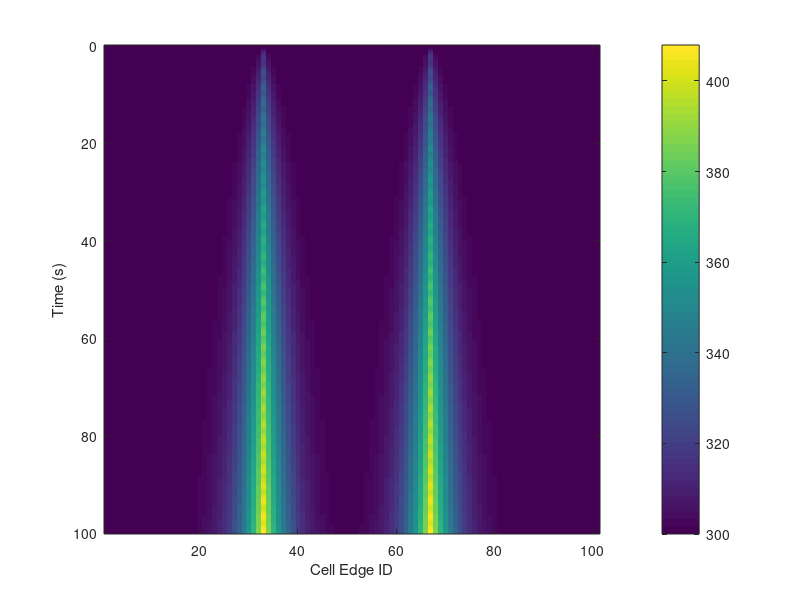

Write MATLAB code to recreate this figure. (Note: this script raises an error after producing the figure.)
%% ============== EnKF - Heat Conduction in a 1D Bar ==================  %%
% Created by Joseph N. Squeo [7/23/2019]
%
% Example taken from:
%[1]        S. Gillijns, O. B. Mendoza, J. Chandrasekar, B. L. R. de Moor,
% D. S. Bernstein, and A. Ridley, What is the ensemble Kalman filter and
% how well does it work?, 2006.
%
% ************************  READ ME  ****************************
% This code utilizes a finite difference method to obtain the temperatures
% at each cell edge of the 1D domain, which can be assimilated into the
% EnKF code as measurements
%% INITIALIZATION 
clear
close all
clc

%---------Material Properties (aluminum)---------%
kTherm = 80; %237;            %[W / m*K] thermal conductivity
Cp = 460; %921;               %[J / kg*K] specific heat @ constant pressure
rho = 7870; %2712;              %[kg / m^3] density
rhoCp = rho * Cp;
alpha = kTherm/rhoCp;    % thermal diffusivity [m^2 / s]

%---------Space---------%
N = 100;            % # cells (since points on cell walls, N+1 points)
cellEdges = 1:N+1;
L = 1;              % length of bar
dx = L/N;           % cell spacing
dx2 = dx*dx;

%---------Time---------%
tEnd = 100;
stabilityCriteria = 0.5*dx2/alpha;   %CFD stability criteria for purely transient diffusion problems
%dt = stabilityCriteria / 5;     
dt = 0.25;
t = 0:dt:tEnd;
tSteps = length(t);
%% =================  FINITE DIFFERENCE METHOD  ======================= %%
%---------Boundary & Initial Conditions, Matrix Initialization---------%
T = zeros(length(t),N+1);   % each row is new time step, each column is new cell edge
Ti = 300;
T(:,1) = Ti;        % boundary condition
T(:,end) = Ti;      % boundary condition
T(1,:) = Ti;        % Initial condition

B = zeros(N+1,1);    % souce input mapping to cells 0.33L and 0.67L
% B( 30:40,1 ) = dt/rhoCp ;
% B( 60:70,1 ) = dt/rhoCp ;
B( round(N*0.33),1 ) = dt/rhoCp ;
B( round(N*0.67),1 ) = dt/rhoCp ;
uk = zeros(1,length(t));   % tEnd+1 because t=0 stored in column 1, t=tEnd stored in column 1+tEnd

%---------Solve for T Using Runge-Kutta Time Integration---------%
q = 5e7;      % W/m^3
uk = q * abs(sin(t));
uk(end+1) = q * abs(sin(tEnd));

for k = 1:length(t)       % TIME LOOP  
    
    for i = 2:N     % SPACE LOOP (points are at cell walls, not center)
        
        qSource = B(i) * uk(k+1);
        
        T(k+1,i) = (dt/rhoCp) * ( (kTherm/dx2) * (T(k,i-1) - 2*T(k,i) ...
            + T(k,i+1)) ) + T(k,i) + qSource;
         
    end
    
end
T(end,:) = [];

% PLOT OF TEMPERATURE DISTRIBUTION VS TIME
figure();
imagesc(cellEdges,t,T);
xlabel('Cell Edge ID')
ylabel('Time (s)')
c = colorbar;
c.Label.String = 'Temperature (K)';
str = sprintf('1D Transient Heat Conduction in a Rod: q_{source}= %.0e*sin(t) W/m^3',q);
title(str);
%% =======================  OPENFOAM  ========================= %%
% fontsize = 17;
% nheader = 22;
% str1 = {};
% str1{end+1} = '~/OpenFOAM/jns14008-5.x/1D_heatConductionEnKF';
% cd(str1{1});
% T = zeros(N,tEnd+1);    % rows are each second of time, columns are cell centers
% T(:,1) = 300;       % initialize temperture [K] at t=0, 0 <= x <= L 
% for time = 1:tEnd
%     str2 = sprintf('%g',time);
%     cd(str2);
%     fid = fopen('T');
%     temp = textscan(fid,'%f', 'headerlines',nheader);
%     fclose(fid);
%     T(:,time+1) = temp{1};
%     cd ../;
% end
% 
% % PLOT OF TEMPERATURE DISTRIBUTION VS TIME
% figure();
% imagesc(T');
% xlabel('Cell Number')
% ylabel('Time (s)')
% c = colorbar;
% c.Label.String = 'Temperature (K)';
% str3 = sprintf('1D Transient Heat Conduction in a Rod: q_{source}= 5e+07 * sin(t) W/m^3');
% title(str3);
%% ==========================  EnKF  =============================== %%
%     Heat conduction in a 1D aluminum rod using the EnKF implementation.    
%     Measurements are available every 10 cells along the 100 cell discretized  
%     rod. The heat source is q = 5000*abs(sin(t)) kW/m^3. T(0,t) = T(L,t)
%     = T(x,0) = 300 K
clc

    %N = 100;                % number of cells
    coeff = dt*alpha/dx2;
    A = zeros(N+1);         % Note the mesh is discretized at the cell edges, not cell centers
    A(1,1) = 1;           % mapping so that T(0,t) = 300K
    A(end,end) = 1;       % mapping so that T(L,t) = 300K
    
    for i = 2:N
        
        % Set up the tridiagonal model operator matrix
        A(i,i-1) = coeff;
        A(i,i) = 1 - (2 * coeff);
        A(i,i+1) = coeff;
    
    end
   
    x_ini = 300 * ones(N+1,1);             % initial model condition T(x,0) = 300K
    sigma = 5;                             % sample error used to generate initial ensemble from x_ini
    w = 2;                               % std dev of model noise
    v = 5;                                 % std dev of measurement noise
    q = 500;                                % # ensemble members (simulation output)
    C = eye(N+1);
    y_meas = nan * ones(N+1,tSteps);   % measurements --> each row = new state, each column = new measurement in time (use nan if no measurement available)
    for cell = 0.1:0.1:0.9
        y_meas(round(N*cell),:) = T(:,round(N*cell));
    end
    %y_meas(:,1) = [];
    [row,col] = size(y_meas);
    tPlot = 10;                         % time (s) for the plot
    
    [x_EnKF, x_tr,MSE] = ensemblekfilter(A,C,x_ini,w,v,q,y_meas,tSteps,B,uk,sigma,tPlot,dt); 
    %[x_EnKF, x_tr,MSE] = HeatConduction1D_ensemblekfilterV3(A,C,x_ini,w,v,q,y_meas,tEnd,B,uk,sigma); 

   
%% PLOTTING MSE
% For accurate MSE plots, remove random noise from the true state x_tr in
% ensemblekfilter.m

% kArray = 1:k;
% i = 1;
% 
%     for q = [10 20 100]
%         [x_EnKF, x_tr,MSE] = ensemblekfilter(A,C,x_ini,w,v,q,y_meas,tEnd,B,uk,sigma,kplot); 
%         MSE_max(:,i) = max( MSE, [], 2 );  % finds max value across each row to get max MSE value for each time iteration
%         i = i+1;
%     end
%     
% figure;
% box on;
% semilogy(kArray,MSE_max(:,1),':');
% hold on;
% semilogy(kArray,MSE_max(:,2),'-');
% semilogy(kArray,MSE_max(:,3));
% % loglog(kArray,MSE_max(:,4));
% % loglog(kArray,MSE_max(:,5));
% title('EnKF Mean Squared Error vs Ensemble Size');
% ylabel('mean squared error');
% xlabel('time index - k');
% legend('q = 10','q = 20', 'q = 100');
% hold off;

